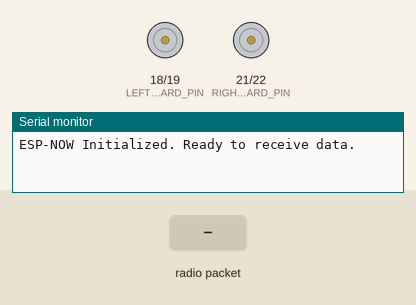
A sketch run on a simulated ESP32. Parts: motor-driver pin pairs drawn as motors (green arrow = first pin HIGH = forward, orange = second pin HIGH = backward, longer = more drive), the last lines printed to the serial monitor. The test bench sets the inputs (shaded band).

Above: at 1.2 s.
1.3 s: radio packet "w" arrives
At 2.5 s:
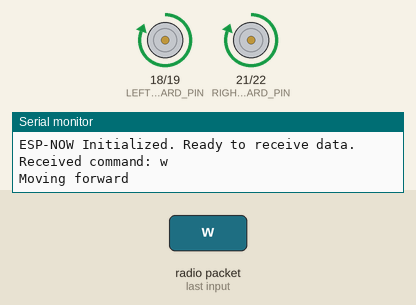
2.8 s: radio packet "s" arrives
At 3.8 s:
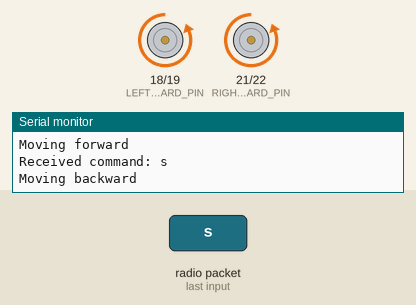
4.3 s: radio packet "a" arrives
At 4.9 s:
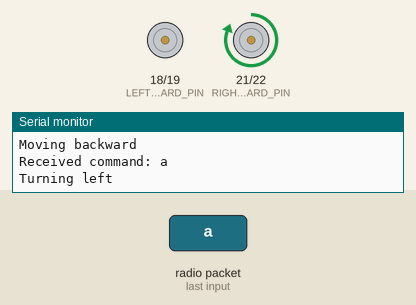
5.8 s: radio packet "d" arrives
At 7.3 s:
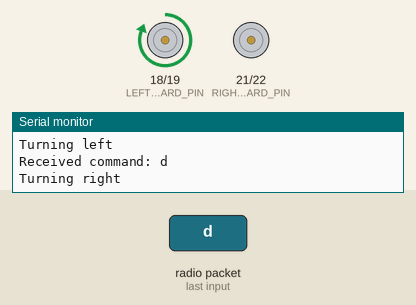
Timing chart, 0 to 8.3 s (numbered marks = the images above; inputs shaded):
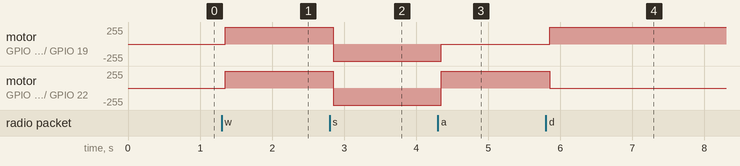

The sketch:

lastReceive.ino
```cpp
#include <esp_now.h>
#include <WiFi.h>

// Motor pins
#define LEFT_MOTOR_FORWARD_PIN 18
#define LEFT_MOTOR_BACKWARD_PIN 19
#define RIGHT_MOTOR_FORWARD_PIN 21
#define RIGHT_MOTOR_BACKWARD_PIN 22

// Callback function when data is received
void onReceive(const esp_now_recv_info_t *macAddr, const uint8_t *data, int len) {
  char command = (char)data[0];
  Serial.print("Received command: ");
  Serial.println(command);
  handleCommand(command);
}

void setup() {
  Serial.begin(115200);

  // Initialize motor pins
  pinMode(LEFT_MOTOR_FORWARD_PIN, OUTPUT);
  pinMode(LEFT_MOTOR_BACKWARD_PIN, OUTPUT);
  pinMode(RIGHT_MOTOR_FORWARD_PIN, OUTPUT);
  pinMode(RIGHT_MOTOR_BACKWARD_PIN, OUTPUT);

  // Initialize Wi-Fi in station mode
  WiFi.mode(WIFI_STA);

  // Initialize ESP-NOW
  if (esp_now_init() != ESP_OK) {
    Serial.println("Error initializing ESP-NOW");
    return;
  }
  // callback function
  esp_now_register_recv_cb(onReceive);

  Serial.println("ESP-NOW Initialized. Ready to receive data.");
}

void loop() {}

void handleCommand(char command) {
  switch (command) {
    case 'w': moveForward(); break;
    case 's': moveBackward(); break;
    case 'a': turnLeft(); break;
    case 'd': turnRight(); break;
    case 'x': stopCar(); break;
    default: break;
  }
}

void moveForward() {
  digitalWrite(LEFT_MOTOR_FORWARD_PIN, HIGH);
  digitalWrite(LEFT_MOTOR_BACKWARD_PIN, LOW);
  digitalWrite(RIGHT_MOTOR_FORWARD_PIN, HIGH);
  digitalWrite(RIGHT_MOTOR_BACKWARD_PIN, LOW);
  Serial.println("Moving forward");
}

void moveBackward() {
  digitalWrite(LEFT_MOTOR_FORWARD_PIN, LOW);
  digitalWrite(LEFT_MOTOR_BACKWARD_PIN, HIGH);
  digitalWrite(RIGHT_MOTOR_FORWARD_PIN, LOW);
  digitalWrite(RIGHT_MOTOR_BACKWARD_PIN, HIGH);
  Serial.println("Moving backward");
}

void turnLeft() {
  digitalWrite(LEFT_MOTOR_FORWARD_PIN, LOW);
  digitalWrite(LEFT_MOTOR_BACKWARD_PIN, LOW);
  digitalWrite(RIGHT_MOTOR_FORWARD_PIN, HIGH);
  digitalWrite(RIGHT_MOTOR_BACKWARD_PIN, LOW);
  Serial.println("Turning left");
}

void turnRight() {
  digitalWrite(LEFT_MOTOR_FORWARD_PIN, HIGH);
  digitalWrite(LEFT_MOTOR_BACKWARD_PIN, LOW);
  digitalWrite(RIGHT_MOTOR_FORWARD_PIN, LOW);
  digitalWrite(RIGHT_MOTOR_BACKWARD_PIN, LOW);
  Serial.println("Turning right");
}

void stopCar() {
  digitalWrite(LEFT_MOTOR_FORWARD_PIN, LOW);
  digitalWrite(LEFT_MOTOR_BACKWARD_PIN, LOW);
  digitalWrite(RIGHT_MOTOR_FORWARD_PIN, LOW);
  digitalWrite(RIGHT_MOTOR_BACKWARD_PIN, LOW);
  Serial.println("Stopping car");
}
```

Measured:
- after the input at 1.3 s, motor on GPIO 18 (LEFT_MOTOR_FORWARD_PIN) / GPIO 19 (LEFT_MOTOR_BACKWARD_PIN), motor on GPIO 21 (RIGHT_MOTOR_FORWARD_PIN) / GPIO 22 (RIGHT_MOTOR_BACKWARD_PIN): stopped → forward 255/255 after 0.05 s
- after the input at 2.8 s, motor on GPIO 18 (LEFT_MOTOR_FORWARD_PIN) / GPIO 19 (LEFT_MOTOR_BACKWARD_PIN), motor on GPIO 21 (RIGHT_MOTOR_FORWARD_PIN) / GPIO 22 (RIGHT_MOTOR_BACKWARD_PIN): forward 255/255 → backward 255/255 after 0.05 s
- after the input at 4.3 s, motor on GPIO 18 (LEFT_MOTOR_FORWARD_PIN) / GPIO 19 (LEFT_MOTOR_BACKWARD_PIN): backward 255/255 → stopped after 0.05 s; motor on GPIO 21 (RIGHT_MOTOR_FORWARD_PIN) / GPIO 22 (RIGHT_MOTOR_BACKWARD_PIN): backward 255/255 → forward 255/255 after 0.05 s
- after the input at 5.8 s, motor on GPIO 18 (LEFT_MOTOR_FORWARD_PIN) / GPIO 19 (LEFT_MOTOR_BACKWARD_PIN): stopped → forward 255/255 after 0.05 s; motor on GPIO 21 (RIGHT_MOTOR_FORWARD_PIN) / GPIO 22 (RIGHT_MOTOR_BACKWARD_PIN): forward 255/255 → stopped after 0.05 s
